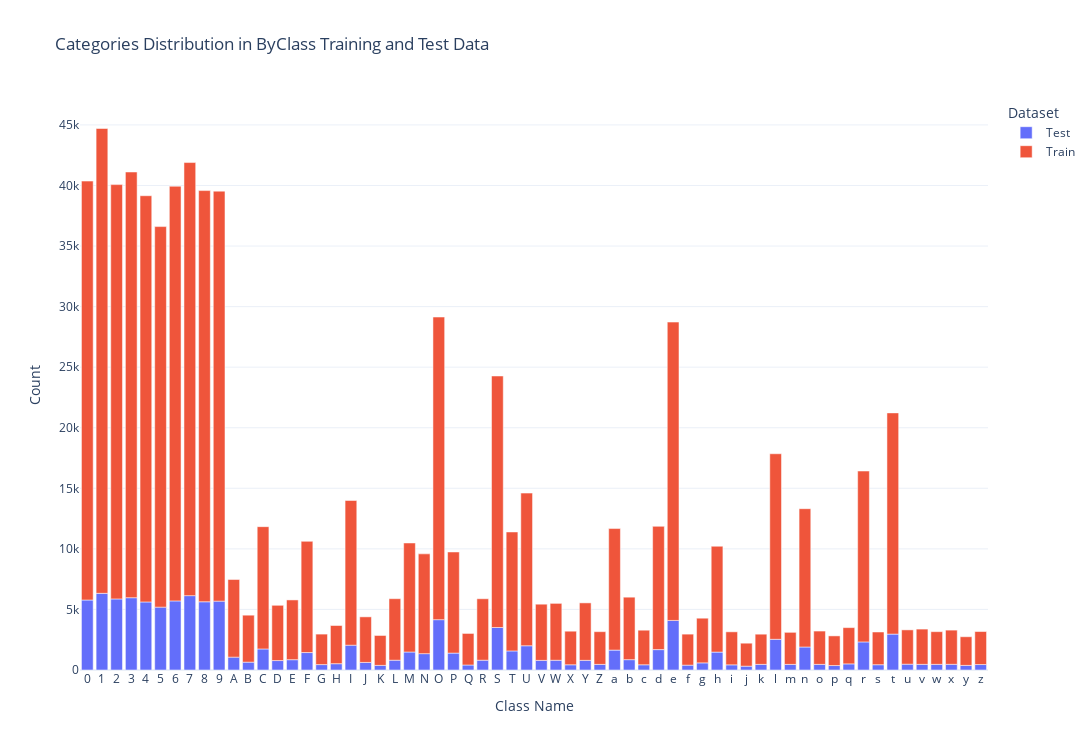

Notebook source saved alongside this figure:
### Markdown cell above
# 1.5 Distribution of Categories

### Code cell
df_train = pd.DataFrame({'Class': emnist["ByClass"]["y_train"], 'Dataset': 'Train'})
df_test = pd.DataFrame({'Class': emnist["ByClass"]["y_test"], 'Dataset': 'Test'})

df_combined = pd.concat([df_train, df_test])
df_combined['Class Name'] = df_combined['Class'].map(bC_map)
class_counts = df_combined.groupby(['Class Name', 'Dataset']).size().reset_index(name='Count')

fig = px.bar(class_counts, x='Class Name', y='Count', color='Dataset',
             title='Categories Distribution in ByClass Training and Test Data',
             labels={'x': 'Class', 'y': 'Count'})
fig.show()

### Figure 1 — Plotly figure (JSON) as saved in the notebook; plotly's stock layout.template omitted (floating-point values rounded to 4 significant figures)
{"data": [{"alignmentgroup": "True", "hovertemplate": "Dataset=Test<br>Class Name=%{x}<br>Count=%{y}<extra></extra>", "legendgroup": "Test", "marker": {"color": "#636efa", "pattern": {"shape": ""}}, "name": "Test", "offsetgroup": "Test", "orientation": "v", "showlegend": true, "textposition": "auto", "type": "bar", "x": ["0", "1", "2", "3", "4", "5", "6", "7", "8", "9", "A", "B", "C", "D", "E", "F", "G", "H", "I", "J", "K", "L", "M", "N", "O", "P", "Q", "R", "S", "T", "U", "V", "W", "X", "Y", "Z", "a", "b", "c", "d", "e", "f", "g", "h", "i", "j", "k", "l", "m", "n", "o", "p", "q", "r", "s", "t", "u", "v", "w", "x", "y", "z"], "xaxis": "x", "y": [5778, 6330, 5869, 5969, 5619, 5190, 5705, 6139, 5633, 5686, 1062, 648, 1739, 779, 851, 1440, 447, 521, 2048, 626, 382, 810, 1485, 1351, 4156, 1397, 413, 809, 3508, 1576, 2002, 796, 806, 432, 798, 464, 1644, 853, 432, 1683, 4092, 400, 589, 1479, 427, 317, 466, 2535, 464, 1898, 466, 368, 505, 2320, 437, 2965, 482, 468, 467, 470, 381, 451], "yaxis": "y"}, {"alignmentgroup": "True", "hovertemplate": "Dataset=Train<br>Class Name=%{x}<br>Count=%{y}<extra></extra>", "legendgroup": "Train", "marker": {"color": "#EF553B", "pattern": {"shape": ""}}, "name": "Train", "offsetgroup": "Train", "orientation": "v", "showlegend": true, "textposition": "auto", "type": "bar", "x": ["0", "1", "2", "3", "4", "5", "6", "7", "8", "9", "A", "B", "C", "D", "E", "F", "G", "H", "I", "J", "K", "L", "M", "N", "O", "P", "Q", "R", "S", "T", "U", "V", "W", "X", "Y", "Z", "a", "b", "c", "d", "e", "f", "g", "h", "i", "j", "k", "l", "m", "n", "o", "p", "q", "r", "s", "t", "u", "v", "w", "x", "y", "z"], "xaxis": "x", "y": [34585, 38374, 34203, 35143, 33535, 31416, 34232, 35754, 33946, 33847, 6407, 3878, 10094, 4562, 4934, 9182, 2517, 3152, 11946, 3762, 2468, 5076, 9002, 8237, 24983, 8347, 2605, 5073, 20764, 9820, 12602, 4637, 4695, 2771, 4743, 2701, 10033, 5159, 2854, 10177, 24631, 2561, 3687, 8738, 2725, 1896, 2491, 15318, 2645, 11418, 2749, 2448, 2994, 14105, 2699, 18262, 2830, 2910, 2697, 2822, 2365, 2725], "yaxis": "y"}], "layout": {"barmode": "relative", "height": 750, "legend": {"title": {"text": "Dataset"}, "tracegroupgap": 0}, "title": {"text": "Categories Distribution in ByClass Training and Test Data"}, "width": 1200, "xaxis": {"anchor": "y", "autorange": true, "domain": [0, 1], "range": [-0.5, 61.5], "title": {"text": "Class Name"}, "type": "category"}, "yaxis": {"anchor": "x", "autorange": true, "domain": [0, 1], "range": [0, 47060.0], "title": {"text": "Count"}, "type": "linear"}}}
